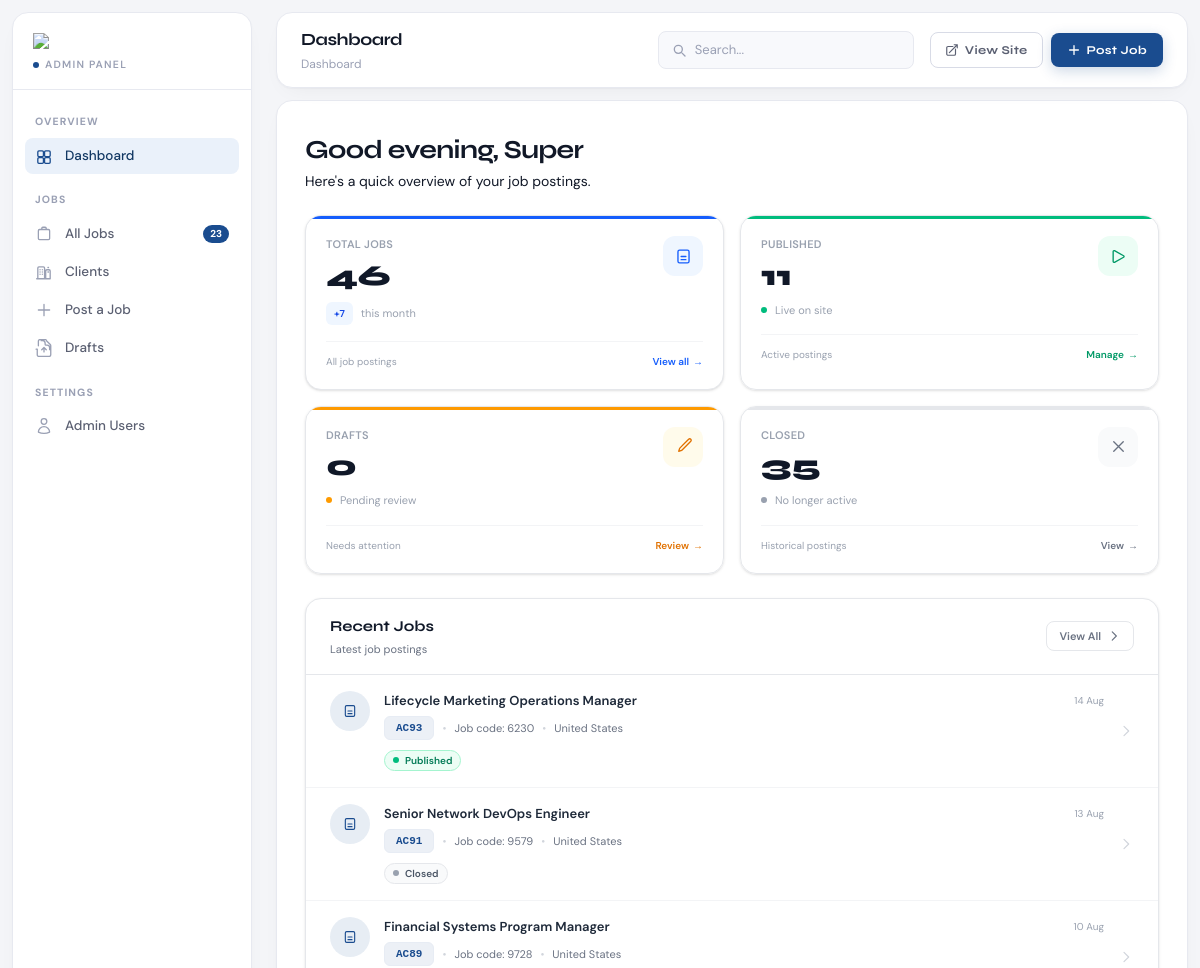
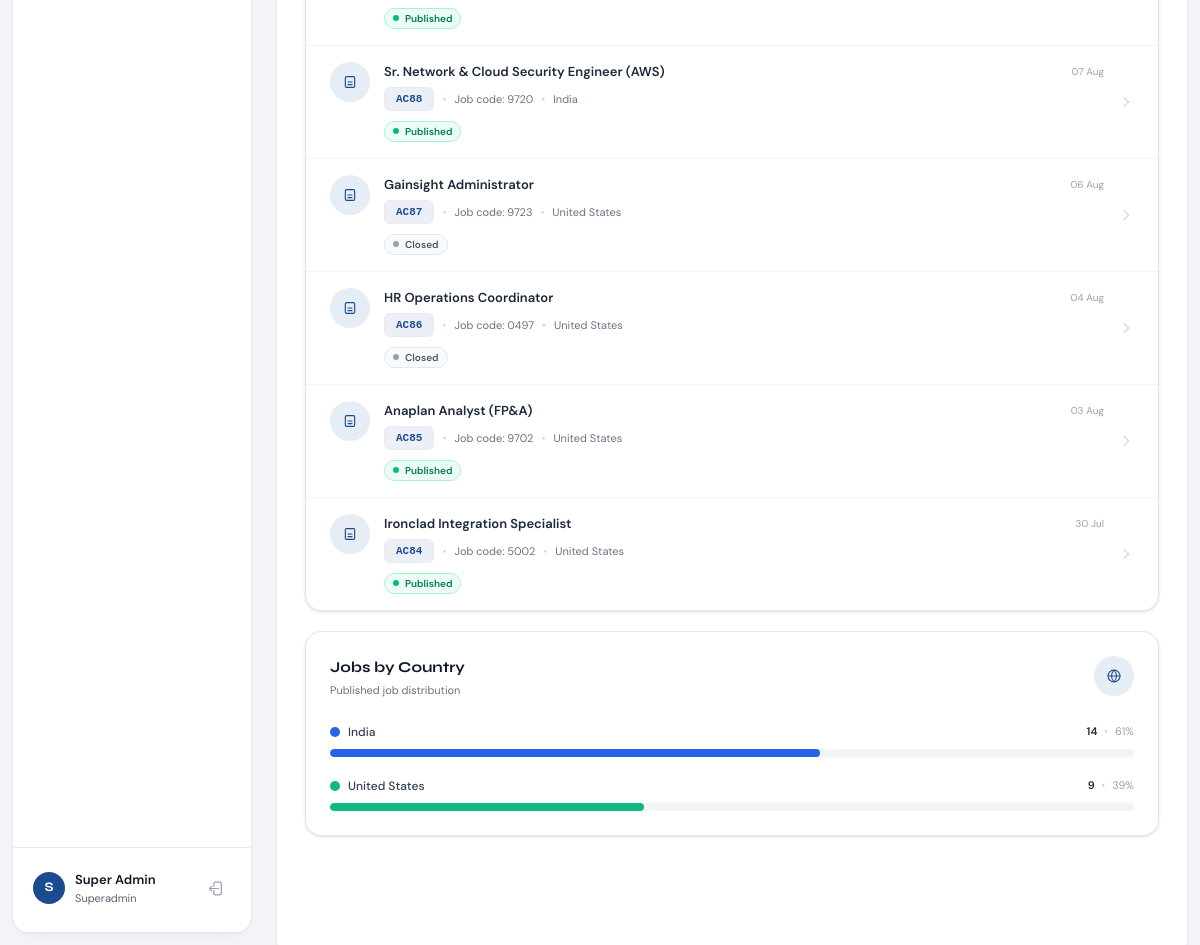
/admin/index.php (signed in), run on the app's committed database (2 pictures, top to bottom).
### tables this page shows
CREATE TABLE `jobs` (
  `id` int(10) unsigned NOT NULL AUTO_INCREMENT,
  `job_code` varchar(30) NOT NULL,
  `job_code_prefix` varchar(10) NOT NULL,
  `job_code_number` int(10) unsigned NOT NULL,
  `client_code` varchar(50) DEFAULT NULL,
  `job_title` varchar(200) NOT NULL,
  `slug` varchar(220) NOT NULL,
  `country` enum('India','United States','Canada') NOT NULL,
  `state_province` varchar(100) DEFAULT NULL,
  `city` varchar(100) DEFAULT NULL,
  `postal_code` varchar(20) DEFAULT NULL,
  `workplace_type` varchar(50) NOT NULL,
  `workplace_type_other` varchar(100) DEFAULT NULL,
  `timezone` varchar(50) DEFAULT NULL,
  `job_type` varchar(60) NOT NULL,
  `job_type_other` varchar(100) DEFAULT NULL,
  `experience` varchar(50) DEFAULT NULL,
  `salary_rate` varchar(100) DEFAULT NULL,
  `salary_from` varchar(80) DEFAULT NULL,
  `salary_to` varchar(80) DEFAULT NULL,
  `salary_unit_from` varchar(5) DEFAULT NULL COMMENT 'LPA or K suffix for From value',
  `salary_unit_to` varchar(5) DEFAULT NULL COMMENT 'LPA or K suffix for To value',
  `salary_currency` varchar(10) DEFAULT NULL,
  `salary_type` varchar(20) DEFAULT NULL,
  `salary_boe` tinyint(1) NOT NULL DEFAULT 0 COMMENT 'Based on Experience flag – when 1, salary inputs are hidden and salary_rate stores "Based on Experience"',
  `industry` varchar(100) DEFAULT NULL,
  `industry_other` varchar(100) DEFAULT NULL,
  `job_description` longtext DEFAULT NULL,
  `key_skills` text DEFAULT NULL,
  `our_terms` text DEFAULT NULL,
  `open_date` date NOT NULL,
  `close_date` date DEFAULT NULL,
  `status` enum('draft','published','closed','archived') DEFAULT 'draft',
  `views` int(10) unsigned DEFAULT 0,
  `created_by` int(10) unsigned DEFAULT NULL,
  `created_at` datetime DEFAULT current_timestamp(),
  `updated_at` datetime DEFAULT current_timestamp() ON UPDATE current_timestamp(),
  `published_at` datetime DEFAULT NULL,
  PRIMARY KEY (`id`),
  UNIQUE KEY `job_code` (`job_code`),
  UNIQUE KEY `slug` (`slug`),
  KEY `created_by` (`created_by`),
  KEY `idx_status` (`status`),
  KEY `idx_country` (`country`),
  KEY `idx_job_type` (`job_type`),
  KEY `idx_workplace` (`workplace_type`),
  KEY `idx_open_date` (`open_date`),
  KEY `idx_slug` (`slug`)
);

### admin/index.php (the view, shortened to what the rows shown need)
<?php
require_once __DIR__ . "/auth.php";
$recent = [];
try {
  $pdo = db();
  $recent = $pdo
    ->query(
      "
        SELECT
            j.*,
            REGEXP_REPLACE(j.client_code, '[^0-9]', '') AS client_code,
            a.name AS posted_by
        FROM jobs j
        LEFT JOIN admin_users a
            ON a.id = j.created_by
        ORDER BY j.created_at DESC
        LIMIT 8
    "
    )
    ->fetchAll();
} catch (Exception $e) {
  $total = 0;
  $published = 0;
  $drafts = 0;
  $closed = 0;
  $thisMonth = 0;
  $recent = [];
  $byCountry = [];
}
function dashStatusStyles(string $status): array
{
  return match ($status) {
    "published" => [
      "badge" => "border-emerald-200 bg-emerald-50 text-emerald-700",
      "dot" => "bg-emerald-500",
    ],
    "draft" => [
      "badge" => "border-amber-200 bg-amber-50 text-amber-700",
      "dot" => "bg-amber-500",
    ],
    "closed" => [
      "badge" => "border-gray-200 bg-gray-50 text-gray-600",
      "dot" => "bg-gray-400",
    ],
    "archived" => [
      "badge" => "border-red-200 bg-red-50 text-red-700",
      "dot" => "bg-red-500",
    ],
    default => [
      "badge" => "border-gray-200 bg-gray-50 text-gray-600",
      "dot" => "bg-gray-400",
    ],
  };
}
function timeAgo(string $datetime): string
{
  $timestamp = strtotime($datetime);
  $diff = time() - $timestamp;
  return date("d M", $timestamp);
}
$hour = (int) date("G");
$greeting =
  $hour < 12
  ? "Good morning"
  : ($hour < 17
    ? "Good afternoon"
    : "Good evening");
$firstName = "Admin";
if (!empty($currentAdmin["name"])) {
  $firstName = explode(" ", trim($currentAdmin["name"]))[0];
}
include __DIR__ . "/includes/header.php";
?>
<div class="min-w-0 space-y-6">
  <div class="flex flex-col gap-3 sm:flex-row sm:items-end sm:justify-between">
    <div>
      <h1 class="mt-2 font-head text-2xl font-bold tracking-tight text-base-content sm:text-[26px]">
        <?= e($greeting) ?>, <?= e($firstName) ?>
      </h1>
      <p class="mt-1 text-sm text-base-content/55">
        Here's a quick overview of your job postings.
      </p>
    </div>
  </div>
  <div class="grid grid-cols-1 items-start gap-5 xl:grid-cols-[1.6fr_1fr]">
    <div
      class="overflow-hidden rounded-2xl border border-gray-200 bg-white shadow-sm">
      <?php if (empty($recent)): ?>
        <div class="flex min-h-[320px] items-center justify-center px-6 py-12">
          <div class="text-center">
            <div class="<?= SVG_DIV ?>">
              <svg
                xmlns="http://www.w3.org/2000/svg"
                class="<?= SVG_ICON ?>"
                fill="none"
                viewBox="0 0 24 24"
                stroke="currentColor"
                stroke-width="1.5">
                <circle
                  cx="12"
                  cy="12"
                  r="9" />
                <path
                  stroke-linecap="round"
                  stroke-linejoin="round"
                  d="M12 7v5l3 2" />
              </svg>
            </div>
            <p class="mt-3 text-[13px] font-medium text-gray-700">
              No jobs yet
            </p>
            <p class="mt-1 text-[11px] text-gray-400">
              Create your first job posting.
            </p>
            <a
              href="<?= ADMIN_URL ?>/pages/post_job.php"
              class="mt-4 inline-flex items-center rounded-lg bg-blue-600 px-3.5 py-2 text-[11px] font-semibold text-gray-900 hover:bg-blue-700">
              Post a Job
            </a>
          </div>
        </div>
      <?php else: ?>
        <div class="divide-y divide-gray-100">
          <?php foreach ($recent as $job): ?>
            <?php $statusStyles = dashStatusStyles((string) $job["status"]); ?>
            <a
              href="<?= ADMIN_URL ?>/pages/post_job.php?edit=<?= (int) $job["id"] ?>"
              class="group block px-5 py-4 transition hover:bg-gray-50 sm:px-6">
              <div class="flex items-start gap-3.5">
                <div class="<?= SVG_DIV ?>">
                  <svg
                    xmlns="http://www.w3.org/2000/svg"
                    class="<?= SVG_ICON ?>"
                    fill="none"
                    viewBox="0 0 24 24"
                    stroke="currentColor"
                    stroke-width="1.7">
                    <path
                      stroke-linecap="round"
                      stroke-linejoin="round"
                      d="M9 12h6m-6 4h6M7 4h10a2 2 0 012 2v12a2 2 0 01-2 2H7a2 2 0 01-2-2V6a2 2 0 012-2Z" />
                  </svg>
                </div>
                <div class="min-w-0 flex-1">
                  <div class="flex flex-col gap-1.5 sm:flex-row sm:items-center sm:justify-between">
                    <div class="flex min-w-0 items-center gap-2">
                      <h3 class="truncate text-[13px] font-semibold text-gray-800 transition">
                        <?= e($job["job_title"]) ?>
                      </h3>
                    </div>
                    <span class="shrink-0 text-[10px] text-gray-400">
                      <?= timeAgo($job["created_at"]) ?>
                    </span>
                  </div>
                  <div class="mt-1.5 flex flex-wrap items-center gap-x-2 gap-y-1 text-[11px] text-gray-500">
                    <code class="badge badge-soft badge-primary rounded-md font-mono text-[11px] font-semibold">
                      <?= e($job['job_code']) ?>
                    </code>
                    <?php if (!empty($job["client_code"])): ?>
                      <span class="text-gray-300">
                        •
                      </span>
                      <span>
                        Job code: <?= e($job["client_code"]) ?>
                      </span>
                    <?php endif; ?>
                    <?php if (!empty($job["country"])): ?>
                      <span class="text-gray-300">
                        •
                      </span>
                      <span class="truncate">
                        <?= e($job["country"]) ?>
                      </span>
                    <?php endif; ?>
                  </div>
                  <div class="mt-2">
                    <span
                      class="inline-flex items-center gap-1.5 rounded-full border px-2 py-0.5 text-[10px] font-semibold <?= $statusStyles["badge"] ?>">
                      <span class="h-1.5 w-1.5 rounded-full <?= $statusStyles["dot"] ?>"></span>
                      <?= e(ucfirst($job["status"])) ?>
                    </span>
                  </div>
                </div>
                <div class="hidden self-center sm:block">
                  <svg
                    xmlns="http://www.w3.org/2000/svg"
                    class="h-4 w-4 text-gray-300 transition group-hover:translate-x-0.5 group-hover:text-gray-500"
                    fill="none"
                    viewBox="0 0 24 24"
                    stroke="currentColor"
                    stroke-width="1.8">
                    <path
                      stroke-linecap="round"
                      stroke-linejoin="round"
                      d="M9 5l7 7-7 7" />
                  </svg>
                </div>
              </div>
            </a>
          <?php endforeach; ?>
        </div>
      <?php endif; ?>
    </div>
  </div>
</div>
<?php include __DIR__ . "/includes/footer.php";
?>

### admin/includes/header.php (shortened to what the rows shown need)
<!DOCTYPE html>
<html lang="en">
<head>
  <link href="https://cdnjs.cloudflare.com/ajax/libs/quill/1.3.7/quill.snow.min.css" rel="stylesheet">
  <link href="https://cdn.jsdelivr.net/npm/daisyui@5" rel="stylesheet" type="text/css" />
  <link href="https://cdn.jsdelivr.net/npm/daisyui@5/themes.css" rel="stylesheet" type="text/css" />
  <script src="https://cdn.jsdelivr.net/npm/@tailwindcss/browser@4"></script>
</head>
<body data-theme="accelon" class="bg-bg text-ink font-sans antialiased">
  <div class="flex min-h-screen p-3 gap-3 max-md:p-0 max-md:gap-0">
    <aside id="sidebar"
      class="fixed left-3 top-3 z-[100]
           h-[calc(100vh-24px)]
           w-[240px]
           overflow-hidden
           rounded-2xl border border-line
           bg-surface shadow-card
           flex flex-col
           -translate-x-[calc(100%+24px)]
           transition-transform duration-300
           md:translate-x-0">
      <div class="px-3.5 py-3.5 border-t border-line flex-shrink-0">
        <div class="flex items-center gap-2.5 px-1.5 py-2 rounded-lg mb-1">
          <div class="w-8 h-8 rounded-full bg-accent flex items-center justify-center
                      font-head text-[13px] font-bold text-white flex-shrink-0">
            <?= strtoupper(substr($currentAdmin['name'], 0, 1)) ?>
          </div>
          <div class="min-w-0 flex-1">
            <strong class="block text-[13px] text-ink font-semibold truncate"><?= e($currentAdmin['name']) ?></strong>
            <span class="block text-[11px] text-ink2 capitalize truncate"><?= e($currentAdmin['role']) ?></span>
          </div>
          <a href="<?= ADMIN_URL ?>/logout.php" title="Sign out"
            class="flex-shrink-0 p-1.5 rounded-md text-muted hover:text-danger hover:bg-danger/[.06] transition-colors">
            <svg class="h-[17px] w-[17px]" fill="none" viewBox="0 0 24 24" stroke="currentColor" stroke-width="1.75">
              <path stroke-linecap="round" stroke-linejoin="round" d="M8.25 9V5.25A2.25 2.25 0 0110.5 3h6a2.25 2.25 0 012.25 2.25v13.5A2.25 2.25 0 0116.5 21h-6a2.25 2.25 0 01-2.25-2.25V15m-3 0l-3-3m0 0l3-3m-3 3H15" />
            </svg>
          </a>
        </div>
      </div>
    </aside>
    <div class="flex-1 flex flex-col min-w-0 md:ml-0 max-md:mt-0 min-h-screen md:ml-[264px]">
      <div class="flex-1 bg-surface border border-line rounded-2xl shadow-card px-7 py-6 max-md:mx-3 max-md:mb-3 max-md:px-4 max-md:py-4 overflow-y-auto">

### data on the page
jobs: job_title "Lifecycle Marketing Operations Manager", created_at "14 Aug", job_code "AC93", client_code "6230", country "United States", status "Published"
jobs: job_title "Senior Network DevOps Engineer", created_at "13 Aug", job_code "AC91", client_code "9579", country "United States", status "Closed"
jobs: job_title "Financial Systems Program Manager", created_at "10 Aug", job_code "AC89", client_code "9728", country "United States", status "Published"
jobs: job_title "Sr. Network & Cloud Security Engineer (AWS)", created_at "07 Aug", job_code "AC88", client_code "9720", country "India", status "Published"
jobs: job_title "Gainsight Administrator", created_at "06 Aug", job_code "AC87", client_code "9723", country "United States", status "Closed"
jobs: job_title "HR Operations Coordinator", created_at "04 Aug", job_code "AC86", client_code "0497", country "United States", status "Closed"
jobs: job_title "Anaplan Analyst (FP&A)", created_at "03 Aug", job_code "AC85", client_code "9702", country "United States", status "Published"
jobs: job_title "Ironclad Integration Specialist", created_at "30 Jul", job_code "AC84", client_code "5002", country "United States", status "Published"

### other printed values
$tc "23"
substr($currentAdmin['name'], 0, 1) "S"
$currentAdmin['name'] "Super Admin"
$currentAdmin['role'] "Superadmin"
$pageTitle "Dashboard"
$label "Dashboard"
$firstName "Super"
$total "46"
$thisMonth "7"
$published "11"
$drafts "0"
$closed "35"
$row["country"] "India"
$count "14"
$percentage "61"
